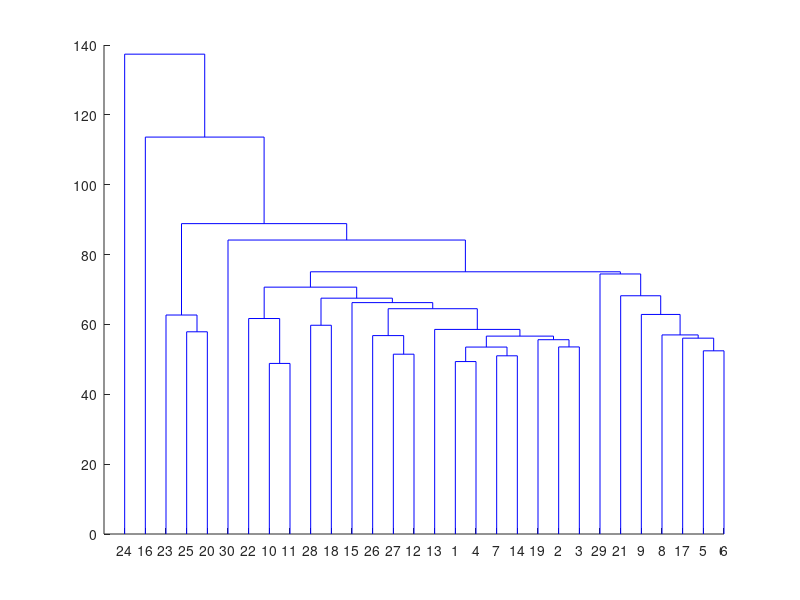

Source code (MATLAB):
%Menghitung Euclidean Distance dan Melakukan AHC Linkage Average gambar aksara
clear all;clc;close all;

%% Meload data ciri yang telah sebelumnya diekstraksi
load DataEkstraksiCiri_3unit.mat
%load DataEkstraksiCiri_4unit.mat
 
%% Membuat setiap elemen berisi vektor jarak antara sepasang objek.
distance = pdist(Intensity_Of_Character);

%% Memformat ulang vektor jarak menjadi matriks
distance_matrix = squareform(distance)

%% Mengelompokkan kedalam cluster menggunakan average
Z = linkage(Intensity_Of_Character,'average') 

%% Membuat dendrogram dengan 10 iterasi
dendrogram(Z)